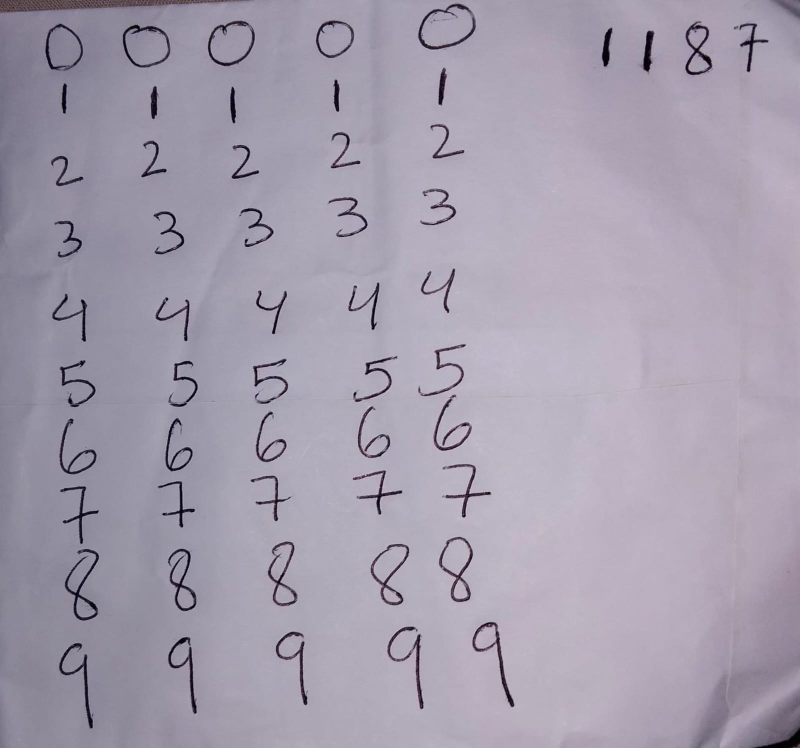
#> input picture Assignment_04 (ML + DL)/Handwriting digit.jpeg, 1600 x 1496 px, found by its file name (shown at 1/2 size)
$ python Part_D.py
#> lines starting #> are read from the running program, lines starting #| are printed output that depends on the picture; after the words box and inside, x2 and y2 are one past the last pixel; in counts of white or black regions, pixels touching at a corner belong together
### Assignment_04 (ML + DL)/Part_A.py
# %% STEP 1: Import Libraries

import os
import numpy as np
import matplotlib.pyplot as plt
import cv2

from sklearn.datasets import load_digits
from sklearn.model_selection import train_test_split
from sklearn.cluster import KMeans
from scipy.ndimage import center_of_mass, shift as nd_shift

from sklearn.neighbors import KNeighborsClassifier
from sklearn.linear_model import LogisticRegression
from sklearn.ensemble import RandomForestClassifier
from sklearn.preprocessing import StandardScaler
from sklearn.pipeline import make_pipeline

from sklearn.metrics import (
    accuracy_score,
    confusion_matrix,
    classification_report,
    ConfusionMatrixDisplay
)
SHOW_PLOTS = (__name__ == "__main__")


def show():
    if SHOW_PLOTS:
        plt.show()
    else:
        plt.close("all")


try:
    BASE_DIR = os.path.dirname(os.path.abspath(__file__))
except NameError:               # interactive cell environments
    BASE_DIR = os.getcwd()


# %% STEP 2: Set Random Seed

S = 1187
np.random.seed(S)

print("Libraries imported successfully!")
print("Random Seed:", S)


# %% STEP 3: Load Sklearn Digits Dataset

digits = load_digits()

X = digits.data
y = digits.target

print("\nDataset loaded successfully!")
print("X shape:", X.shape)
print("y shape:", y.shape)
print("Total images:", len(X))
print("Unique digits:", np.unique(y))


# %% STEP 4: Display First 10 Sklearn Images

plt.figure(figsize=(12, 5))

for i in range(10):
    plt.subplot(2, 5, i + 1)
    plt.imshow(digits.images[i], cmap="gray")
    plt.title(f"Label: {y[i]}")
    plt.axis("off")

plt.tight_layout()
show()


# %% STEP 5: Split Sklearn Dataset

X_train, X_test, y_train, y_test = train_test_split(
    X,
    y,
    test_size=0.2,
    random_state=S,
    stratify=y
)

print("\nTraining data:", X_train.shape)
print("Testing data:", X_test.shape)
print("Training labels:", y_train.shape)
print("Testing labels:", y_test.shape)


# %% STEP 6: Load Handwriting Image

img = cv2.imread(os.path.join(BASE_DIR, "handwriting digit.jpeg"))
#> img is the input picture: shape (1496, 1600, 3); mean B, G, R 173.6, 157.7, 164.6

if img is None:
    raise FileNotFoundError(
        "Check handwriting digit.jpeg filename and folder!"
    )

print("\nHandwriting image loaded!")
print("Image dimensions:", img.shape)
#| Image dimensions: (1496, 1600, 3)

img_rgb = cv2.cvtColor(img, cv2.COLOR_BGR2RGB)

plt.figure(figsize=(8, 10))
plt.imshow(img_rgb)
plt.title("Original Handwriting")
plt.axis("off")
show()


# %% STEP 7: Convert Image to Grayscale

gray = cv2.cvtColor(img, cv2.COLOR_BGR2GRAY)

plt.figure(figsize=(8, 10))
plt.imshow(gray, cmap="gray")
plt.title("Grayscale Image")
plt.axis("off")
show()


# %% STEP 8: Apply Gaussian Blur and Thresholding

blur = cv2.GaussianBlur(gray, (5, 5), 0)

ink = cv2.adaptiveThreshold(
    blur,
    255,
    cv2.ADAPTIVE_THRESH_GAUSSIAN_C,
    cv2.THRESH_BINARY_INV,
    51,
    15
)
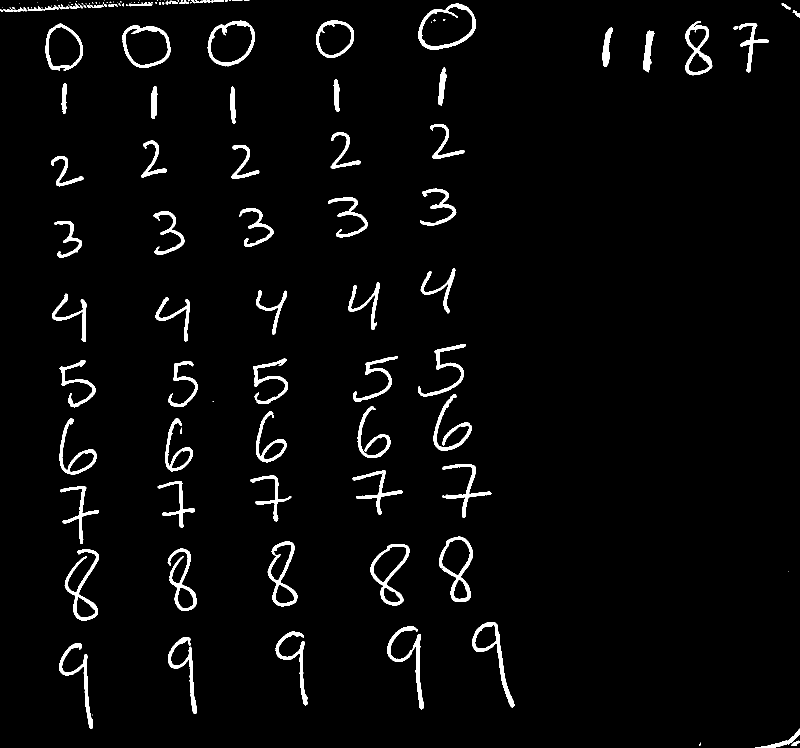
#> ink: shape (1496, 1600) (shown at 1/2 size); 3.2% white; 132 white regions (54 under 20 px), largest, box (x1, y1, x2, y2) and area: (129, 1098, 198, 1241) 2174, (878, 1073, 946, 1204) 2099, (774, 1253, 847, 1419) 2069

plt.figure(figsize=(8, 10))
plt.imshow(ink, cmap="gray")
plt.title("Thresholded Image")
plt.axis("off")
show()


# %% STEP 9: Merge Broken Handwriting Strokes

kernel = np.ones((5, 5), np.uint8)

merged = cv2.morphologyEx(
    ink,
    cv2.MORPH_CLOSE,
    kernel,
    iterations=1
)
#> merged: shape (1496, 1600); 3.3% white; 71 white regions (12 under 20 px)

plt.figure(figsize=(8, 10))
plt.imshow(merged, cmap="gray")
plt.title("Merged Handwriting")
plt.axis("off")
show()

print("Image preprocessing completed!")


# %% STEP 10: Detect Handwritten Regions

H, W = gray.shape

contours, _ = cv2.findContours(
    merged,
    cv2.RETR_EXTERNAL,
    cv2.CHAIN_APPROX_SIMPLE
)
#> contours = 68 contours, 9 with area under 20; largest, box (x1, y1, x2, y2) and area: (836, 7, 952, 99) 7718, (415, 41, 510, 133) 6502, (245, 50, 341, 135) 6379, (878, 1073, 946, 1204) 5392, (91, 47, 166, 141) 5287

boxes = []

for contour in contours:

    x, y, w, h = cv2.boundingRect(contour)

    # Ignore very small regions
    if w < 8 or h < 15:
        continue

    # Ignore image border regions
    margin = 0.02

    if (
        x < margin * W
        or y < margin * H
        or x + w > (1 - margin) * W
        or y + h > (1 - margin) * H
    ):
        continue

    boxes.append((x, y, w, h))
#> this loop made 68 passes
#> (x, y, w, h) on passes 1 to 8: (1398, 1485, 4, 7), (1510, 1457, 90, 39), (118, 1286, 68, 171), (336, 1274, 58, 154), (551, 1263, 64, 148), (774, 1253, 73, 166), (945, 1244, 84, 171), (1576, 1143, 1, 1)
#> after the loop, boxes = 53 items, first 6: (118, 1286, 68, 171), (336, 1274, 58, 154), (551, 1263, 64, 148), (774, 1253, 73, 166), (945, 1244, 84, 171), (129, 1098, 69, 143)

print("Original detected contours:", len(boxes))
#| Original detected contours: 53

# Fifth zero of the first row touches the top border, so the border filter
# above rejects it. Its box is added manually.
missing_zero_box = (800, 0, 180, 120)


# %% STEP 11: Remove Roll Number, Add Missing Zero, Order Digits Row by Row

digit_boxes = [
    (x, y, w, h) for (x, y, w, h) in boxes
    if not (x > 1100 and y < 250)          # roll number area
]
#> digit_boxes = 49 items, first 6: (118, 1286, 68, 171), (336, 1274, 58, 154), (551, 1263, 64, 148), (774, 1253, 73, 166), (945, 1244, 84, 171), (129, 1098, 69, 143)

print("Regions after removing roll number:", len(digit_boxes))
#| Regions after removing roll number: 49

all_boxes = digit_boxes + [missing_zero_box]
#> all_boxes = 50 items, first 6: (118, 1286, 68, 171), (336, 1274, 58, 154), (551, 1263, 64, 148), (774, 1253, 73, 166), (945, 1244, 84, 171), (129, 1098, 69, 143)
print("Total regions including missing zero:", len(all_boxes))
#| Total regions including missing zero: 50

assert len(all_boxes) == 50, (
    f"Expected 50 digit regions, got {len(all_boxes)}. "
    "Check thresholding / roll number removal."
)

# The sheet has 10 rows (digits 0..9) with 5 samples each.
# Group boxes into rows by their vertical centre (NOT by top edge),
# then sort each row left to right.
centers_y = np.array([[b[1] + b[3] / 2] for b in all_boxes])
#> centers_y = 50 values, max 1371.5 at index 0, min 60 at index 49, mean 679.1

km = KMeans(n_clusters=10, n_init=10, random_state=S).fit(centers_y)
row_order = np.argsort(km.cluster_centers_.ravel())
#> row_order = [5, 9, 0, 6, 2, 7, 3, 8, 1, 4]

rows = []
for c in row_order:
    members = [all_boxes[i] for i in np.where(km.labels_ == c)[0]]
    rows.append(sorted(members, key=lambda b: b[0]))
#> this loop made 10 passes
#> c on passes 1, 2, 3, 4, 5, 6, 7, 9: 5, 9, 0, 6, 2, 7, 3, 1
#> after the loop, rows = 10 items

if [len(r) for r in rows] != [5] * 10:
    print("WARNING: row clustering did not give 5 digits per row "
          f"({[len(r) for r in rows]}). Falling back to sorting by y and "
          "cutting into rows of 5. CHECK the preview in Step 12!")
    by_y = sorted(all_boxes, key=lambda b: b[1] + b[3] / 2)
    rows = [sorted(by_y[r * 5:(r + 1) * 5], key=lambda b: b[0])
            for r in range(10)]

ordered_boxes = [b for row in rows for b in row]
#> ordered_boxes = 50 items, first 6: (91, 47, 75, 94), (245, 50, 96, 85), (415, 41, 95, 92), (632, 41, 76, 75), (800, 0, 180, 120), (123, 167, 11, 61)

# Row-major order: five 0s, five 1s, ..., five 9s
handwritten_labels = np.repeat(np.arange(10), 5)

print("Digits per row:", [len(r) for r in rows])
#| Digits per row: [5, 5, 5, 5, 5, 5, 5, 5, 5, 5]


# %% STEP 12: Display Detected Regions With Their Labels

preview = img_rgb.copy()

for i, (x, y, w, h) in enumerate(ordered_boxes):

    cv2.rectangle(preview, (x, y), (x + w, y + h), (255, 0, 0), 3)

    cv2.putText(
        preview,
        str(handwritten_labels[i]),
        (x, max(y - 8, 30)),
        cv2.FONT_HERSHEY_SIMPLEX,
        1.2,
        (0, 160, 0),
        3
    )
#> this loop made 50 passes
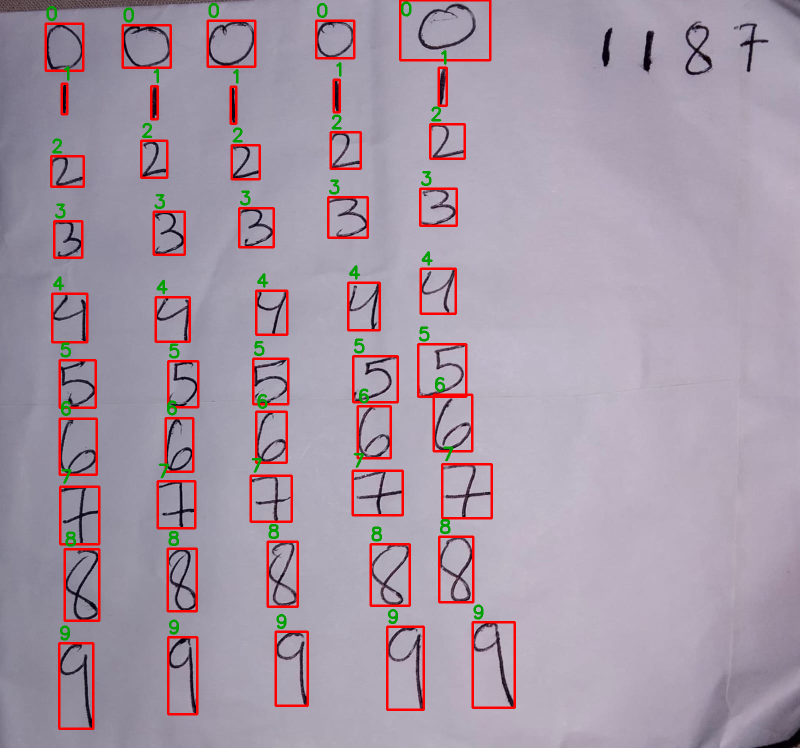
#> preview: shape (1496, 1600, 3) (shown at 1/2 size); mean R, G, B 166.9, 152.5, 166.8

plt.figure(figsize=(10, 13))
plt.imshow(preview)
plt.title("Detected Regions (green number = assigned label)")
plt.axis("off")
show()


# %% STEP 13: Display All 50 Crops With Their Labels

def get_mask_crop(box):
    """Binary ink crop (white ink, black background) for one box."""
    x, y, w, h = box
    crop = merged[y:y + h, x:x + w].copy()

    if box == missing_zero_box:
        # keep only the biggest ink blob (drops paper-edge noise)
        cnts, _ = cv2.findContours(
            crop, cv2.RETR_EXTERNAL, cv2.CHAIN_APPROX_SIMPLE
        )
        if len(cnts) == 0:
            raise ValueError("No ink found in the missing zero box. "
                             "Adjust missing_zero_box.")
        cnt = max(cnts, key=cv2.contourArea)
        cx, cy, cw, ch = cv2.boundingRect(cnt)
        crop = crop[cy:cy + ch, cx:cx + cw]

    return crop


plt.figure(figsize=(16, 9))

for i, box in enumerate(ordered_boxes):
    plt.subplot(5, 10, i + 1)
    plt.imshow(get_mask_crop(box), cmap="gray")
    plt.title(f"#{i+1} -> {handwritten_labels[i]}", fontsize=9)
    plt.axis("off")
#> this loop made 50 passes
#> (x in get_mask_crop, y in get_mask_crop, w in get_mask_crop, h in get_mask_crop) on passes 1, 2, 3, 4, 6, 7, 8, 9: (91, 47, 75, 94), (245, 50, 96, 85), (415, 41, 95, 92), (632, 41, 76, 75), (123, 167, 11, 61), (302, 172, 13, 66), (461, 173, 11, 74), (667, 159, 12, 65)
#> pass 1, in get_mask_crop, `crop = merged[y:y + h, x:x + w].copy()`:
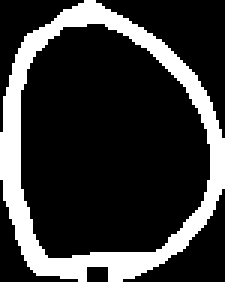
#> crop: shape (94, 75) (shown 3 times larger); 21.2% white; 1 white region, box (x1, y1, x2, y2) and area: (0, 0, 75, 94) 1494

plt.tight_layout()
show()


# %% STEP 14: Convert Each Digit Into a sklearn-style 8x8 Image
# sklearn digits: thick strokes, bright digit on dark background,
# aspect ratio preserved, about 1 pixel of margin, values 0-16.

TARGET_H = 7          # max digit height in pixels (sklearn digits use ~full height)
TARGET_W = 5          # max digit width in pixels (sklearn keeps 1px side margins)
STROKE_FRAC = 0.14    # extra stroke thickness as a fraction of digit size
                      # (increase if digits look too thin, decrease if blobs)
BLUR_SIGMA = 0.7      # softness; sklearn digits are blurry (0 = no blur)
CENTER_MASS = True    # shift each digit so its centre of mass is the image centre


def mask_to_8x8(mask):
    h, w = mask.shape
    size = max(h, w)

    # pad so dilation does not get clipped at the crop edges
    pad = size // 4 + 2
    padded = cv2.copyMakeBorder(
        mask, pad, pad, pad, pad, cv2.BORDER_CONSTANT, value=0
    )
#> padded: shape (144, 125); 8.3% white; 1 white region, box (x1, y1, x2, y2) and area: (25, 25, 100, 119) 1494

    # thicken strokes to sklearn-like width
    k = max(3, int(STROKE_FRAC * size) | 1)
    padded = cv2.dilate(
        padded, cv2.getStructuringElement(cv2.MORPH_ELLIPSE, (k, k))
    )
#> padded: shape (144, 125); 25.1% white; 1 white region, box (x1, y1, x2, y2) and area: (19, 19, 106, 125) 4522

    # tight bounding box around the (thickened) digit
    ys, xs = np.nonzero(padded)
#> ys = 4522 values from 19 to 124; xs = 4522 values, max 105 at index 2037, min 19 at index 1925, mean 59.12
    padded = padded[ys.min():ys.max() + 1, xs.min():xs.max() + 1]
#> padded: shape (106, 87); 49% white; 1 white region, box (x1, y1, x2, y2) and area: (0, 0, 87, 106) 4522

    # resize keeping the aspect ratio (no stretching)
    h, w = padded.shape
    scale = min(TARGET_H / h, TARGET_W / w)
    new_w = max(1, round(w * scale))
    new_h = max(1, round(h * scale))

    small = cv2.resize(
        padded, (new_w, new_h), interpolation=cv2.INTER_AREA
    ).astype(np.float32)
#> small = [[40, 193, 209, 63, 0], [192, 125, 75, 226, 77], [244, 26, 0, 65, 219], [253, 26, 0, 7, 252], [209, 106, 62, 146, 181], [96, 235, 243, 165, 17]]

    # centre inside an 8x8 canvas
    canvas = np.zeros((8, 8), dtype=np.float32)
    y0 = (8 - new_h) // 2
    x0 = (8 - new_w) // 2
    canvas[y0:y0 + new_h, x0:x0 + new_w] = small

    # soften like sklearn's block-averaged digits
    if BLUR_SIGMA > 0:
        canvas = cv2.GaussianBlur(canvas, (3, 3), BLUR_SIGMA)

    # centre of mass -> middle of the 8x8 grid (integer shift, no extra blur)
    if CENTER_MASS:
        cy, cx = center_of_mass(canvas)
#> cy = 3.7; cx = 2.68
        canvas = nd_shift(
            canvas, (round(3.5 - cy), round(3.5 - cx)),
            order=0, mode="constant", cval=0
        )

    # scale to 0-16 like sklearn
    canvas = canvas / canvas.max() * 16
    return np.round(canvas).astype(np.uint8)


handwritten_images = np.array([
    mask_to_8x8(get_mask_crop(box)).flatten() for box in ordered_boxes
])
#> in mask_to_8x8 (call 4), `h, w = mask.shape`: h = 75; w = 76
#> in mask_to_8x8 (call 4), `pad = size // 4 + 2`: pad = 21
#> in mask_to_8x8 (call 4), `padded = cv2.copyMakeBorder( mask, pad, pad, pad, pad, cv2.BORDER_CONS..`:
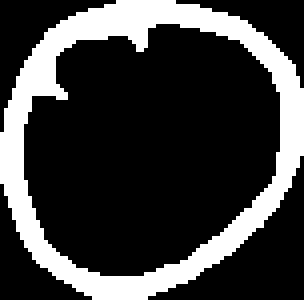
#> mask: shape (75, 76) (shown 4 times larger); 23.9% white; 1 white region, box (x1, y1, x2, y2) and area: (0, 0, 76, 75) 1364
#> in mask_to_8x8 (call 4), `k = max(3, int(STROKE_FRAC * size) | 1)`: k = 11
#> in mask_to_8x8 (call 4), `ys, xs = np.nonzero(padded)`: ys = 3671 values from 16 to 100; xs = 3671 values, max 101 at index 1353, min 16 at index 1755, mean 57
#> in mask_to_8x8 (call 4), `small = cv2.resize( padded, (new_w, new_h), interpolation=cv2.INTER_AR..`: small = [[52, 209, 250, 209, 66], [204, 149, 50, 45, 237], [242, 3, 0, 5, 241], [215, 54, 17, 176, 141], [64, 223, 230, 119, 1]]
#> in mask_to_8x8 (call 4), `cy, cx = center_of_mass(canvas)`: cy = 2.75; cx = 2.79
#> in mask_to_8x8 (call 5), `h, w = mask.shape`: h = 92; w = 116
#> in mask_to_8x8 (call 5), `pad = size // 4 + 2`: pad = 31
#> in mask_to_8x8 (call 5), `padded = cv2.copyMakeBorder( mask, pad, pad, pad, pad, cv2.BORDER_CONS..`:
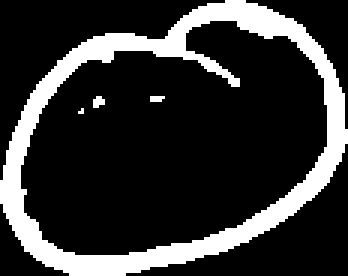
#> mask: shape (92, 116) (shown 3 times larger); 19.8% white; 4 white regions (3 under 20 px), largest, box (x1, y1, x2, y2) and area: (0, 0, 116, 92) 2092
#> in mask_to_8x8 (call 5), `k = max(3, int(STROKE_FRAC * size) | 1)`: k = 17
#> in mask_to_8x8 (call 5), `ys, xs = np.nonzero(padded)`: ys = 7937 values from 23 to 130; xs = 7937 values, max 154 at index 4124, min 23 at index 4945, mean 87.96
#> in mask_to_8x8 (call 5), `small = cv2.resize( padded, (new_w, new_h), interpolation=cv2.INTER_AR..`: small = [[13, 132, 192, 238, 98], [165, 224, 173, 105, 219], [234, 3, 5, 102, 199], [149, 221, 210, 142, 17]]
#> in mask_to_8x8 (call 5), `cy, cx = center_of_mass(canvas)`: cy = 3.49; cx = 2.86
#> in mask_to_8x8 (call 11), `h, w = mask.shape`: h = 61; w = 65
#> in mask_to_8x8 (call 11), `pad = size // 4 + 2`: pad = 18
#> in mask_to_8x8 (call 11), `k = max(3, int(STROKE_FRAC * size) | 1)`: k = 9
#> in mask_to_8x8 (call 11), `ys, xs = np.nonzero(padded)`: ys = 2140 values from 14 to 82; xs = 2140 values, max 86 at index 1225, min 14 at index 398, mean 44.87
#> in mask_to_8x8 (call 11), `padded = padded[ys.min():ys.max() + 1, xs.min():xs.max() + 1]`:
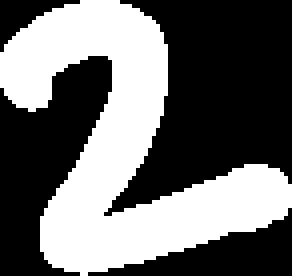
#> padded: shape (69, 73) (shown 4 times larger); 42.5% white; 1 white region, box (x1, y1, x2, y2) and area: (0, 0, 73, 69) 2140
#> in mask_to_8x8 (call 11), `small = cv2.resize( padded, (new_w, new_h), interpolation=cv2.INTER_AR..`: small = [[137, 246, 163, 0, 0], [212, 54, 219, 0, 0], [1, 121, 160, 0, 3], [26, 230, 114, 179, 233], [60, 234, 184, 102, 28]]
#> in mask_to_8x8 (call 11), `cy, cx = center_of_mass(canvas)`: cy = 3; cx = 2.54
#> in mask_to_8x8 (call 12), `h, w = mask.shape`: h = 74; w = 52
#> in mask_to_8x8 (call 12), `size = max(h, w)`: size = 74
#> in mask_to_8x8 (call 12), `pad = size // 4 + 2`: pad = 20
#> in mask_to_8x8 (call 12), `padded = cv2.copyMakeBorder( mask, pad, pad, pad, pad, cv2.BORDER_CONS..`:
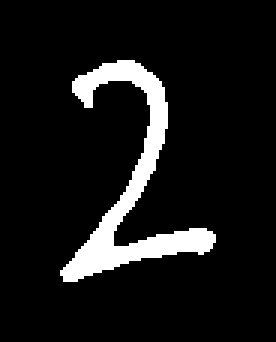
#> padded: shape (114, 92) (shown 3 times larger); 8.9% white; 1 white region, box (x1, y1, x2, y2) and area: (20, 20, 72, 94) 936
#> in mask_to_8x8 (call 12), `k = max(3, int(STROKE_FRAC * size) | 1)`: k = 11
#> in mask_to_8x8 (call 12), `ys, xs = np.nonzero(padded)`: ys = 2500 values from 15 to 98; xs = 2500 values, max 76 at index 1591, min 15 at index 2203, mean 43.44
#> in mask_to_8x8 (call 12), `small = cv2.resize( padded, (new_w, new_h), interpolation=cv2.INTER_AR..`: small = [[72, 212, 229, 56, 0], [140, 208, 205, 172, 0], [4, 16, 182, 169, 0], [0, 26, 250, 94, 0], [1, 182, 218, 62, 54], [118, 255, 255, 255, 241], [229, 187, 105, 57, 29]]
#> in mask_to_8x8 (call 12), `cy, cx = center_of_mass(canvas)`: cy = 3.37; cx = 2.74

print("Final handwritten images:", len(handwritten_images))
#| Final handwritten images: 50
print("Final dataset shape:", handwritten_images.shape)
#| Final dataset shape: (50, 64)


# %% STEP 15: Display All 50 Handwritten 8x8 Images

plt.figure(figsize=(15, 8))

for i in range(50):
    plt.subplot(5, 10, i + 1)
    plt.imshow(
        handwritten_images[i].reshape(8, 8),
        cmap="gray",
        vmin=0,
        vmax=16
    )
    plt.title(f"#{i+1} -> {handwritten_labels[i]}", fontsize=9)
    plt.axis("off")

plt.tight_layout()
show()


# %% STEP 15b: My 50 Digits Next to 10 load_digits Digits
# Top row: one sklearn digit per class (0-9).
# Rows below: my 5 samples of each digit (column = digit).

first_idx = [int(np.where(digits.target == d)[0][0]) for d in range(10)]

fig, axes = plt.subplots(6, 10, figsize=(14, 9))

for d in range(10):
    axes[0, d].imshow(digits.images[first_idx[d]], cmap="gray", vmin=0, vmax=16)
    axes[0, d].set_title(f"{d}", fontsize=10)
    for s in range(5):
        axes[s + 1, d].imshow(
            handwritten_images[d * 5 + s].reshape(8, 8),
            cmap="gray", vmin=0, vmax=16
        )

for ax in axes.flat:
    ax.set_xticks([])
    ax.set_yticks([])
#> this loop made 60 passes

axes[0, 0].set_ylabel("load_digits", fontsize=9)
for s in range(5):
    axes[s + 1, 0].set_ylabel(f"mine #{s+1}", fontsize=9)

plt.suptitle("load_digits (top row) vs my 50 handwritten digits")
plt.tight_layout()
show()


# %% STEP 16: Verify Final Dataset

print("Labels:", handwritten_labels)
print("Labels shape:", handwritten_labels.shape)

print("\nFinal Dataset Verification")
print("Images:", handwritten_images.shape)
#| Images: (50, 64)
print("Labels:", handwritten_labels.shape)
print("Minimum pixel value:", handwritten_images.min())
#| Minimum pixel value: 0
print("Maximum pixel value:", handwritten_images.max())
#| Maximum pixel value: 16
print("Mean pixel (sklearn train):", round(float(X_train.mean()), 2))
print("Mean pixel (handwritten):  ", round(float(handwritten_images.mean()), 2))
#| Mean pixel (handwritten):   5.02

assert handwritten_images.shape == (50, 64), (
    "Expected 50 images. Check contour detection and zero crop."
)
assert handwritten_labels.shape == (50,)
assert len(handwritten_images) == len(handwritten_labels)

print("Dataset verification successful!")

# Visual check: tune TARGET_H / TARGET_W / STROKE_FRAC / BLUR_SIGMA so that
# row 2 looks like row 1 (compare with sklearn, NOT with test accuracy).
fig, axes = plt.subplots(3, 10, figsize=(15, 5))
for d in range(10):
    axes[0, d].imshow(X_train[y_train == d].mean(axis=0).reshape(8, 8),
                      cmap="gray", vmin=0, vmax=16)
    axes[1, d].imshow(handwritten_images[handwritten_labels == d].mean(axis=0).reshape(8, 8),
                      cmap="gray", vmin=0, vmax=16)
    axes[2, d].imshow(handwritten_images[d * 5].reshape(8, 8),
                      cmap="gray", vmin=0, vmax=16)
axes[0, 0].set_ylabel("sklearn avg")
axes[1, 0].set_ylabel("mine avg")
axes[2, 0].set_ylabel("mine #1")
plt.tight_layout()
show()


# %% STEP 17: Train and Evaluate ML Models (runs only when Part_A is run directly)

# [73 lines left out: function run_ml_models, not called in this run]


# [2 lines that do not run on import are left out]

### Assignment_04 (ML + DL)/Part_D.py
# %%
import numpy as np
import torch
import torch.nn as nn
import torch.optim as optim
import matplotlib.pyplot as plt

from scipy.ndimage import shift, rotate, center_of_mass
from sklearn.datasets import load_digits
from sklearn.model_selection import train_test_split
from sklearn.metrics import accuracy_score
from torch.utils.data import TensorDataset, DataLoader

# NOTE: put `if __name__ == "__main__":` around the code in Part_A.py
# so that importing it does not re-run all of Part A/B/C.
from Part_A import handwritten_images, handwritten_labels


# Reproducibility
S = 1187
np.random.seed(S)
torch.manual_seed(S)
#> (this line was passed over: torch is not available in this run)

F = 4 + (S % 5)
print("Number of filters:", F)


# %%
# PART 1: CNN ARCHITECTURE

class HandwritingCNN(nn.Module):
    def __init__(self, dropout=0.0):
        super().__init__()

        self.conv1 = nn.Conv2d(1, F, kernel_size=3, stride=1, padding=1)
        self.pool = nn.MaxPool2d(kernel_size=2)
        self.conv2 = nn.Conv2d(F, 2 * F, kernel_size=3, stride=1, padding=0)

        self.relu = nn.ReLU()
        self.flatten = nn.Flatten()
        # Dropout has no parameters, so the parameter count is unchanged.
        self.dropout = nn.Dropout(dropout)
        self.fc = nn.Linear(2 * F * 2 * 2, 10)

    # [8 lines left out: function forward, not called in this run]


torch.manual_seed(S)
#> (this line was passed over: torch is not available in this run)
model = HandwritingCNN()
#> (the run stopped early here; a loop or call above may not have finished)
